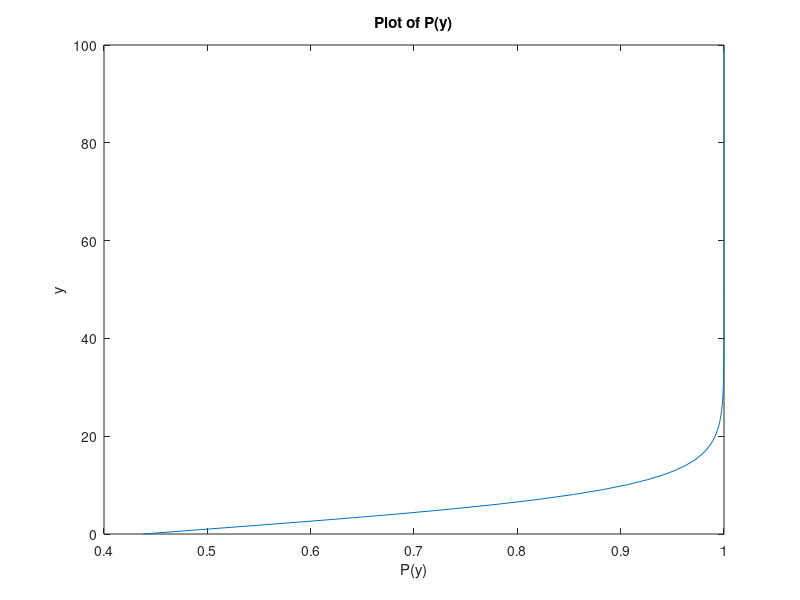

Source code (MATLAB):
%Conor Nailos
%1/27/16
%Plots a logistic funtcion
clear;clc
%% Parameters
yinit=1;
a=4;
y=linspace(0,100,100);
x=-((y-yinit)/a);

%% Function
p=1./(1+exp(x));

%% Plot
plot(p,y);
title('Plot of P(y)');
xlabel('P(y)');
ylabel('y');